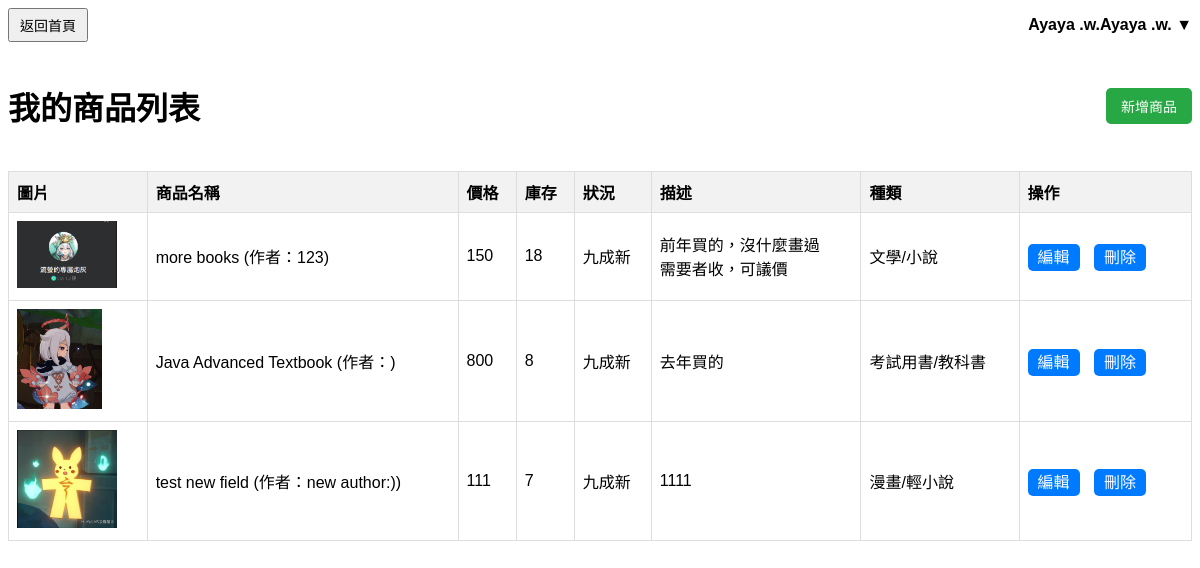
/product/showList.php (signed in), run on the app's committed database.
### tables this page shows
CREATE TABLE `products` (
  `id` int(11) NOT NULL,
  `name` varchar(255) NOT NULL,
  `author` varchar(255) NOT NULL,
  `category` varchar(255) NOT NULL,
  `seller_id` int(11) NOT NULL,
  `condition` enum('全新','九成新','七成新','五成新') NOT NULL,
  `description` text DEFAULT NULL,
  `location` varchar(255) NOT NULL,
  `attachment` varchar(255) DEFAULT NULL,
  `price` decimal(10,0) NOT NULL,
  `stock` int(11) NOT NULL,
  `created_at` datetime DEFAULT current_timestamp(),
  `updated_at` datetime DEFAULT current_timestamp() ON UPDATE current_timestamp(),
  `is_deleted` tinyint(1) DEFAULT 0
);

### product/showList.php (the view, shortened to what this page needs)
<?php
require('../db.inc');
mysqli_set_charset($link, 'utf8');
$userEmail = $_SESSION['user'];
$sqlUser = "SELECT No FROM accounts WHERE Email = ?";
$stmtUser = mysqli_prepare($link, $sqlUser);
mysqli_stmt_bind_param($stmtUser, 's', $userEmail);
mysqli_stmt_execute($stmtUser);
$resultUser = mysqli_stmt_get_result($stmtUser);
$user = mysqli_fetch_assoc($resultUser);
$userId = $user['No'];
$sqlProducts = "SELECT id, name, price, stock, `condition`, description, attachment, category, author
                FROM products
                WHERE seller_id = ? AND is_deleted = 0";
$stmtProducts = mysqli_prepare($link, $sqlProducts);
mysqli_stmt_bind_param($stmtProducts, 'i', $userId);
mysqli_stmt_execute($stmtProducts);
$resultProducts = mysqli_stmt_get_result($stmtProducts);
$products = [];
while ($row = mysqli_fetch_assoc($resultProducts)) {
    $products[] = $row;
}
?>
<!DOCTYPE html>
<html lang="zh-TW">
<head>
</head>
<body>
    <div class="top-bar">
        <div class="back-home-button">
            <input type="button" value="返回首頁" onclick="location.href='../index.php'">
        </div>
        <?php require('../userMenu.php'); ?>
    </div>
    <div class="header-container">
        <h1>我的商品列表</h1>
        <a href="addNewProduct.php" class="add-product-button">新增商品</a>
    </div>
    <table>
        <thead>
            <tr>
                <th>圖片</th>
                <th>商品名稱</th>
                <th>價格</th>
                <th>庫存</th>
                <th>狀況</th>
                <th>描述</th>
                <th>種類</th>
                <th>操作</th>
            </tr>
        </thead>
        <tbody>
            <?php if (!empty($products)): ?>
                <?php foreach ($products as $product): ?>
                    <tr>
                        <td>
                            <?php if (!empty($product['attachment'])): ?>
                                <img src="pic/<?php echo htmlspecialchars($product['attachment']); ?>" alt="商品圖片" class="product-image">
                            <?php else: ?>
                                無圖片
                            <?php endif; ?>
                        </td>
                        <td>
                            <?php echo htmlspecialchars($product['name']); ?>
                            (作者：<?php echo htmlspecialchars($product['author']); ?>)
                        </td>
                        <td><?php echo htmlspecialchars($product['price']); ?></td>
                        <td><?php echo htmlspecialchars($product['stock']); ?></td>
                        <td><?php echo htmlspecialchars($product['condition']); ?></td>
                        <td><?php echo nl2br(htmlspecialchars($product['description'])); ?></td>
                        <td><?php echo htmlspecialchars($product['category']); ?></td>
                        <td class="action-buttons">
                            <a href="edit.php?id=<?php echo $product['id']; ?>">編輯</a>
                            <a href="delete.php?id=<?php echo $product['id']; ?>" class="delete-button" onclick="return confirm('確定要刪除此商品嗎？');">刪除</a>
                        </td>
                    </tr>
                <?php endforeach; ?>
            <?php else: ?>
                <tr>
                    <td colspan="8">目前沒有上架的商品。</td>
                </tr>
            <?php endif; ?>
        </tbody>
    </table>
</body>
</html>

### product/showList.php (style rules this page uses)
body { font-family: Arial, sans-serif; }
.top-bar { display: flex; justify-content: space-between; align-items: center; margin-bottom: 20px; }
.back-home-button input { padding: 5px 10px; font-size: 14px; cursor: pointer; }
.header-container { display: flex; justify-content: space-between; align-items: center; margin-bottom: 20px; }
.add-product-button { padding: 8px 15px; background-color: #28a745; color: white; text-decoration: none; border-radius: 5px; font-size: 14px; }
table { width: 100%; border-collapse: collapse; }
th, td { border: 1px solid #ddd; padding: 8px; text-align: left; }
th { background-color: #f2f2f2; }
.action-buttons a { margin-right: 10px; text-decoration: none; color: white; background-color: #007BFF; padding: 5px 10px; border-radius: 5px; }
.delete-button { background-color: #dc3545; }
.product-image { max-width: 100px; max-height: 100px; }

### data on the page
products: attachment (picture), name "more books", author "123", price "150", stock "18", condition "九成新", description "前年買的，沒什麼畫過 需要者收，可議價", category "文學/小說"
products: attachment (picture), name "Java Advanced Textbook", price "800", stock "8", condition "九成新", description "去年買的", category "考試用書/教科書"
products: attachment (picture), name "test new field", author "new author:)", price "111", stock "7", condition "九成新", description "1111", category "漫畫/輕小說"

### other printed values
$_SESSION["name"] "Ayaya .w.Ayaya .w."
